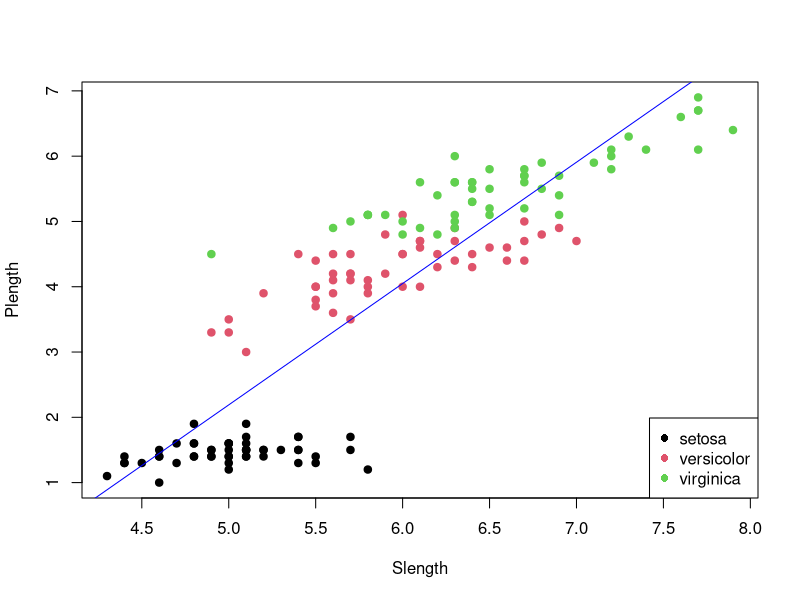
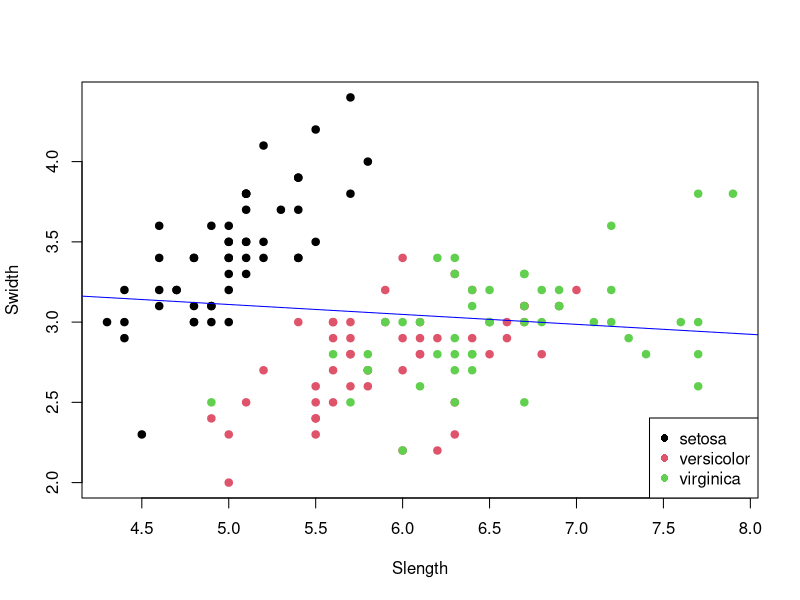
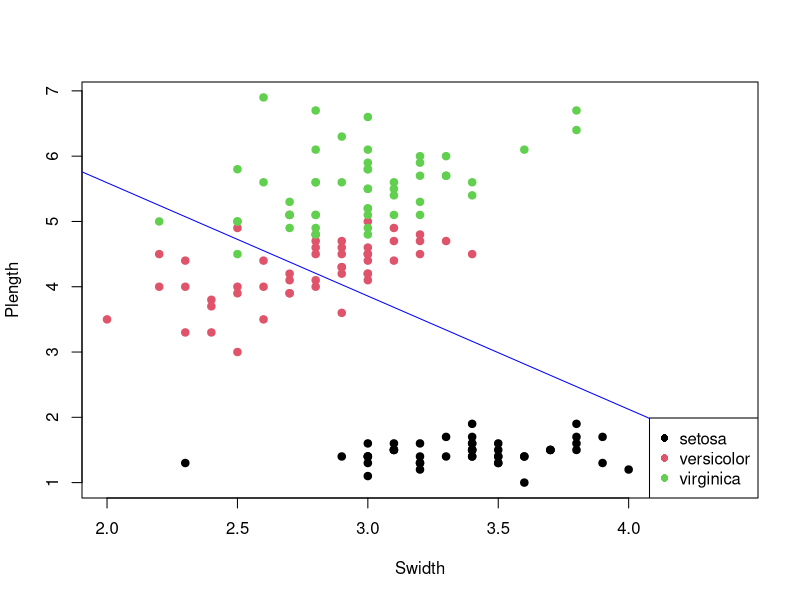
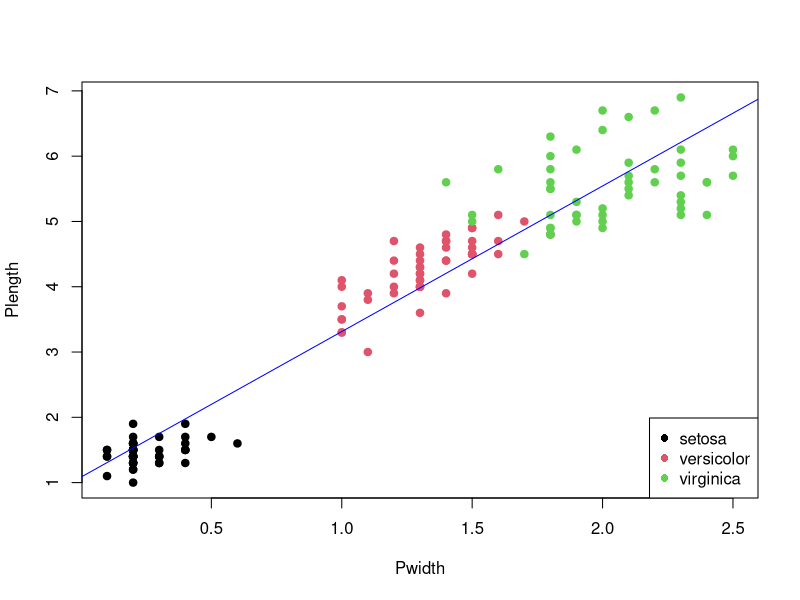
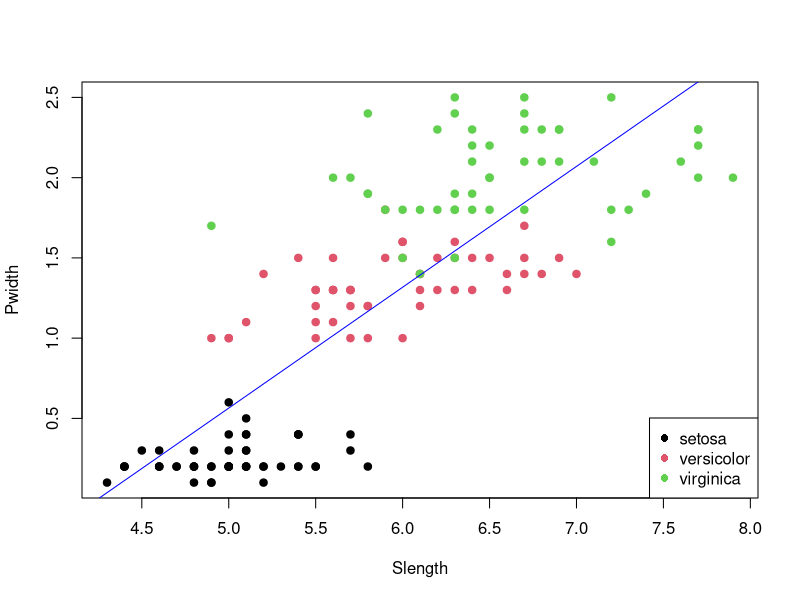
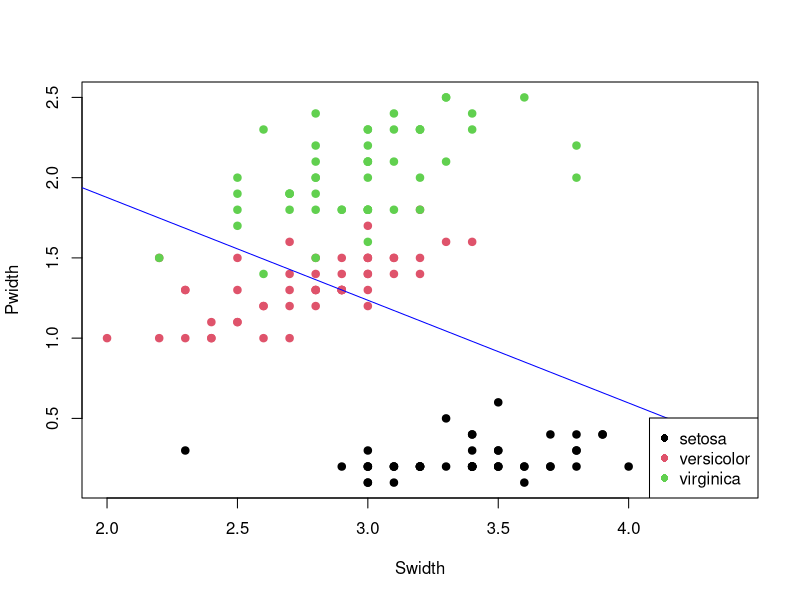

These charts were generated, in order, by the following R code:
# setwd("C:/Users/frase/Documents/Rclass")

Slength <- iris$Sepal.Length	#rename the column headers
Swidth <- iris$Sepal.Width
Plength <- iris$Petal.Length
Pwidth <- iris$Petal.Width
Species <- iris$Species

plot(Slength, Plength, pch=19, col=iris$Species)
lm(Plength~Slength) #save regression line (y~x)
lengths.lm <- lm(Plength~Slength)
abline(lengths.lm, col="blue")
legend("bottomright", legend=levels(iris$Species), col= c(1,2,3), pch=16)

plot(Slength, Swidth, pch=19, col=iris$Species)
lm(Swidth~Slength) #save regression line (y~x)
Sepal.lm <- lm(Swidth~Slength)
abline(Sepal.lm, col="blue")
legend("bottomright", legend=levels(iris$Species), col= c(1,2,3), pch=16)

plot(Swidth, Plength, pch=19, col=iris$Species)
lm(Plength~Swidth) #save regression line (y~x)
PlenSwid.lm <- lm(Plength~Swidth)
abline(PlenSwid.lm, col="blue")
legend("bottomright", legend=levels(iris$Species), col= c(1,2,3), pch=16)

plot(Pwidth, Plength, pch=19, col=iris$Species)
lm(Plength~Pwidth) #save regression line (y~x)
Petal.lm <- lm(Plength~Pwidth)
abline(Petal.lm, col="blue")
legend("bottomright", legend=levels(iris$Species), col= c(1,2,3), pch=16)

plot(Slength, Pwidth, pch=19, col=iris$Species)
lm(Pwidth~Slength) #save regression line (y~x)
SlenPwid.lm <- lm(Pwidth~Slength)
abline(SlenPwid.lm, col="blue")
legend("bottomright", legend=levels(iris$Species), col= c(1,2,3), pch=16)

plot(Swidth, Pwidth, pch=19, col=iris$Species)
lm(Pwidth~Swidth) #save regression line (y~x)
widths.lm <- lm(Pwidth~Swidth)
abline(widths.lm, col="blue")
legend("bottomright", legend=levels(iris$Species), col= c(1,2,3), pch=16)



